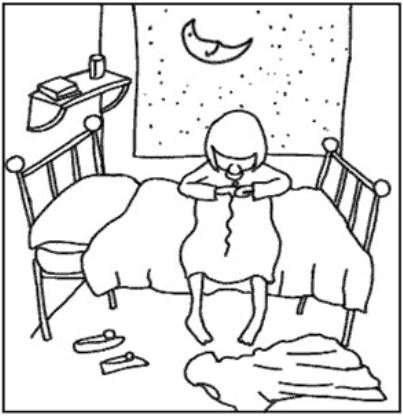
#> input picture room_1.JPG, 403 x 416 px
$ python Spot_the_Dfferences_Final.py
#> lines starting #> are read from the running program, lines starting #| are printed output that depends on the picture; after the words box and inside, x2 and y2 are one past the last pixel; in counts of white or black regions, pixels touching at a corner belong together
# 사용할 라이브러리 사용
import numpy as np
import cv2
import threading
import time

# 전역 변수 선언
level = 1           # level 초기값 = 1
R = (0, 0, 255)
diff = 0            # 마우스로 선택한 그림 영역이 같은지, 다른지를 판단할 변수
num_of_diff = 0     # 다른 그림을 찾은 개수
count = 0           # 타이머에 사용할 변수
# flags
flag_time = True    # 타이머 시작/종료에 관한 flag
start = True        # 게임 시작 flag
# etc
font = cv2.FONT_HERSHEY_COMPLEX     # 사용할 폰트

# LEVEL1 -> img1,2이용 / LEVEL2 -> img3,4이용
# 이미지를 받아오고, 게임에 사용하기 위한 image processing
img1 = cv2.imread('room_1.JPG')
#> img1 is the input picture: shape (416, 403, 3); min 0, max 255, mean 224.3
img2 = cv2.imread('room_2.JPG')
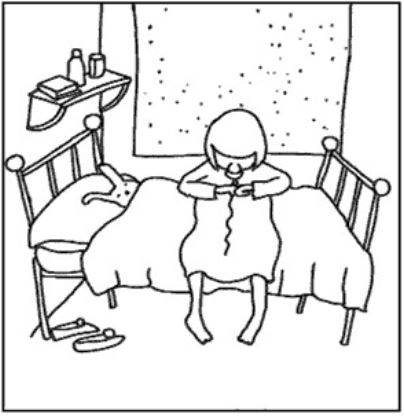
#> input picture room_2.JPG, 404 x 416 px
#> img2 is the input picture: shape (416, 404, 3); min 0, max 255, mean 227.2
img3 = cv2.imread('boat_1.JPG')
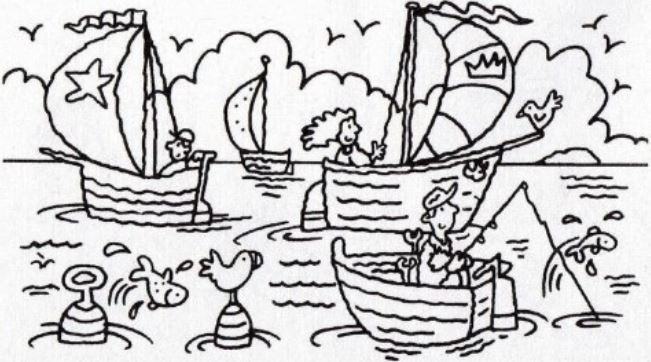
#> input picture boat_1.JPG, 651 x 362 px
#> img3 is the input picture: shape (362, 651, 3); mean B, G, R 203.4, 202.6, 203.5
img4 = cv2.imread('boat_2.JPG')
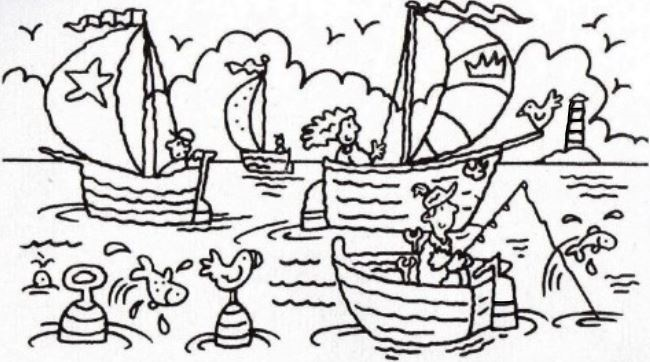
#> input picture boat_2.JPG, 650 x 362 px
#> img4 is the input picture: shape (362, 650, 3); mean B, G, R 204.6, 204.6, 205.6
# image resize
img1 = cv2.resize(img1, (500, 500))
#> img1: shape (500, 500, 3)
img2 = cv2.resize(img2, (500, 500))
#> img2: shape (500, 500, 3)
img3 = cv2.resize(img3, (600, 400))
#> img3: shape (400, 600, 3)
img4 = cv2.resize(img4, (600, 400))
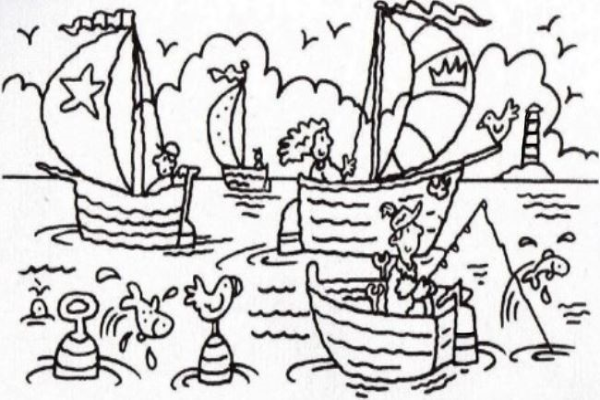
#> img4: shape (400, 600, 3); mean B, G, R 204.5, 204.5, 205.4

# ######### COLOR IMAGE 를 이용할 경우, 잡음 제거와 Thresholding 하는 부분은 생략 가능 ##########
# """
# 이미지의 잡음 제거
img1 = cv2.fastNlMeansDenoisingColored(img1, None, 10, 10, 7, 21)
img2 = cv2.fastNlMeansDenoisingColored(img2, None, 10, 10, 7, 21)
img3 = cv2.fastNlMeansDenoisingColored(img3, None, 10, 10, 7, 21)
img4 = cv2.fastNlMeansDenoisingColored(img4, None, 10, 10, 7, 21)
# image threshold -> binary image
ret, img1 = cv2.threshold(img1, 180, 255, cv2.THRESH_BINARY)
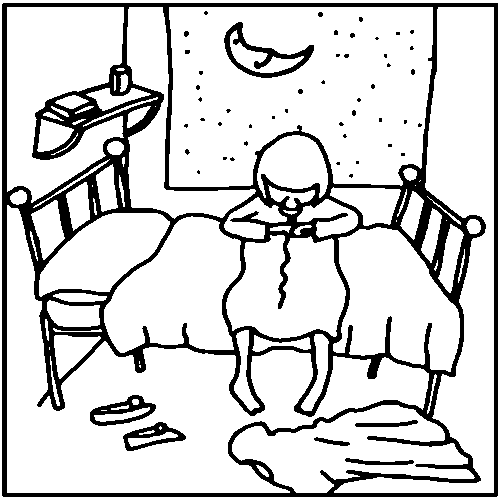
#> img1: shape (500, 500, 3); 82.7% white; 53 black regions (40 under 20 px), largest, box (x1, y1, x2, y2) and area: (2, 3, 498, 497) 39056, (224, 22, 314, 78) 1297, (90, 395, 156, 426) 837
ret, img2 = cv2.threshold(img2, 180, 255, cv2.THRESH_BINARY)
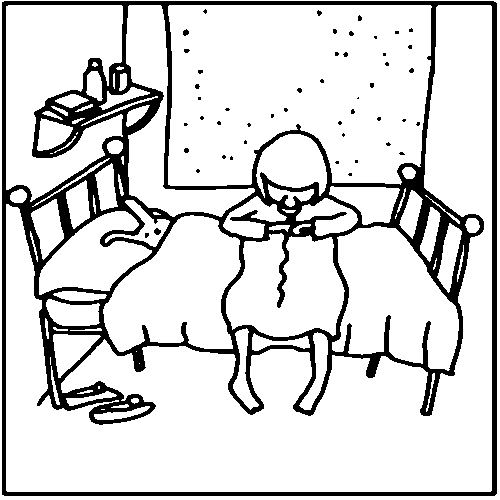
#> img2: shape (500, 500, 3); 84.4% white; 49 black regions (44 under 20 px), largest, box (x1, y1, x2, y2) and area: (2, 1, 497, 496) 38249, (154, 228, 161, 235) 35, (183, 29, 189, 36) 30, (184, 148, 189, 153) 21, (317, 10, 322, 16) 20
ret, img3 = cv2.threshold(img3, 180, 255, cv2.THRESH_BINARY)
ret, img4 = cv2.threshold(img4, 180, 255, cv2.THRESH_BINARY)
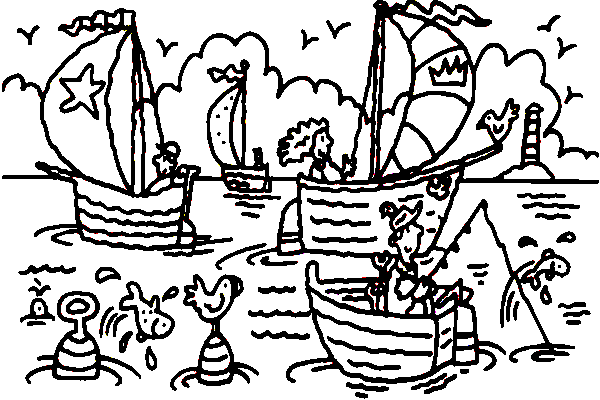
#> img4: shape (400, 600, 3); mean B, G, R 191.8, 191.9, 192.4
# """
###########################################################################################

# 이미지를 이용해 연산을 하기 위해 배열의 형태로 바꾼다.
img1 = np.array(img1, dtype=np.uint8)
img2 = np.array(img2, dtype=np.uint8)
img3 = np.array(img3, dtype=np.uint8)
img4 = np.array(img4, dtype=np.uint8)

##########################################################################################

# LEVEL 1의 경우 틀린 부분 : 6군데 / LEVEL 2의 경우 10군데 존재

# 이미지에서 마우스로 선택한 위치의 좌표 값을 받아오는 함수
# [41 lines left out: functions onMouse, count_the_num_of_diff, not called in this run]
    # print("num of diff :", num_of_diff)


# 게임 시간에 제한을 두기 위한 타이머 함수 구현.
def start_timer():
    global count, start, num_of_diff, flag_time, R, level
    count += 1
    timer = threading.Timer(1, start_timer)
    timer.start()
    # print('time:', count)

    # 'Esc' 버튼이 눌리면(->flag_time == False), 타이머는 종료된다.
    if not flag_time:
        timer.cancel()

    # 남은 시간을 알려주는 문구 출력.
    if 14 < count < 16:
        print("45 seconds left")
    if 29 < count < 31:
        print("30 seconds left")
    if 44 < count < 46:
        print("15 seconds left")
    if 54 < count < 56:
        print("5 seconds left")
    if 56 < count < 59:
        print("The game will end soon.")

    # LEVEL1 : 게임 시간이 지났는데, 다른 그림을 다 찾지 못했을 경우
    if (count > 60) and (num_of_diff < 6):
        cv2.putText(img1, 'GAME OVER!', (150, 250), font, 1, R, 2)
        timer.cancel()     # game 종료 후, timer 종료한다
        cv2.waitKey(5000)  # GAME OVER 후 5초 뒤에 게임 창이 닫힌다.
        start = False
        cv2.destroyAllWindows()

    # LEVEL1 : 게임 시간(60초) 안에, 다른 그림을 모두 찾았을 경우
    if (5 < count < 60) and (num_of_diff == 6):
        cv2.putText(img1, 'GAME CLEAR!', (150, 250), font, 1, R, 2)
        time.sleep(2)
        level = 2   # LEVEL UP
        print(" LEVEL 2, find the 10 differences ")
        count = 0   # count 다시 0으로 초기화
        cv2.waitKey(3000)   # 3초 뒤 다음 레벨의 사진이 뜬다
        exit()

    if level == 2:
        # LEVEL 2 : 60초 안에 틀린 그림을 다 못찾았을 경우
        if (count > 60) and (5 <= num_of_diff < 16):
            cv2.putText(img3, 'GAME OVER!', (200, 200), font, 1, R, 2)
            timer.cancel()      # game 종료 후, timer 종료
            cv2.waitKey(5000)   # GAME OVER 후 5초 뒤에 게임 창이 닫힌다.
            start = False       # GAME 종료
            cv2.destroyAllWindows()
        # LEVEL 2 : 60초 안에 틀린 그림을 모두 찾았을 경우, GAME CLEAR 문구를 띄운 후, 게임을 종료한다.
        if (count < 60) and (num_of_diff == 16):
            cv2.putText(img3, 'GAME CLEAR!', (200, 200), font, 1, R, 2)
            timer.cancel()
            print("Excellent! The game is complete. ")
            cv2.waitKey(5000)
            start = False
            cv2.destroyAllWindows()
            exit()


# 게임 도중 힌트 사용을 위한 함수 : 두 영상의 차이를 비교하여, 정답을 2초간 보여준다.
# [24 lines left out: function make_hint, not called in this run]


# 게임 안내 메세지 출력
print("Spot the Difference ! Time Limit : 60sec")
print("If you want to get the Hint, Press the 'h'")
print("If you want to finish the game, press 'esc' ")
print(" LEVEL 1, find the 6 differences")
start_timer()


while start:
    if level == 1:
        cv2.namedWindow('Original Image')
        cv2.namedWindow('Spot the Difference')
        cv2.imshow('Original Image', img1)
        cv2.imshow('Spot the Difference', img2)
        cv2.setMouseCallback('Spot the Difference', onMouse, param=[img1, img2])

    if level == 2:
        cv2.namedWindow('Original Image')
        cv2.namedWindow('Spot the Difference')
        cv2.imshow('Original Image', img3)
        cv2.imshow('Spot the Difference', img4)
        cv2.setMouseCallback('Spot the Difference', onMouse, param=[img3, img4])

    k = cv2.waitKey(1) & 0xFF
#> (key Esc is pressed here)
    if k == 27:  # 'Esc' 를 누르면, 게임과 타이머가 종료된다.
        cv2.destroyAllWindows()
        flag_time = False
        break

    if k == ord('h'):  # 'h'를 누르면, 약 2초동안 힌트 이미지를 볼 수 있다.
        make_hint()
